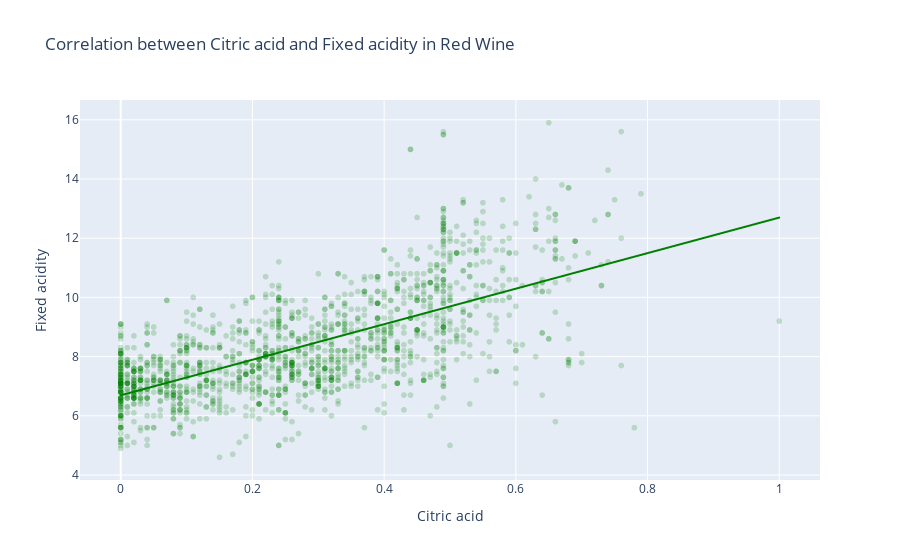

The notebook cell this image was saved under:
### Code cell
#use plotly: scatter plot with trend line
# the trend line slope is the model for the information

import plotly.express as px

px.scatter(my_red_wine_data, x = "citric acid", y = "fixed acidity",
           
          color_discrete_sequence = ['green'],
          opacity = 0.2,
          labels={
                     "citric acid": "Citric acid",
                     "fixed acidity": "Fixed acidity"                    
                 },
          title = "Correlation between Citric acid and Fixed acidity in Red Wine",
          trendline="ols")

### Figure 1 — Plotly figure (JSON) as saved in the notebook; plotly's stock layout.template omitted (floating-point values rounded to 4 significant figures; data arrays with more than 128 entries replaced by an {"elided": "..."} marker saying what was removed)
{"data": [{"hovertemplate": "Citric acid=%{x}<br>Fixed acidity=%{y}<extra></extra>", "legendgroup": "", "marker": {"color": "green", "opacity": 0.2, "symbol": "circle"}, "mode": "markers", "name": "", "showlegend": false, "type": "scattergl", "x": {"elided": "1599 float values"}, "xaxis": "x", "y": {"elided": "1599 float values"}, "yaxis": "y"}, {"hovertemplate": "<b>OLS trendline</b><br>fixed acidity = 6.00356 * citric acid + 6.69282<br>R<sup>2</sup>=0.451186<br><br>Citric acid=%{x}<br>Fixed acidity=%{y} <b>(trend)</b><extra></extra>", "legendgroup": "", "marker": {"color": "green", "symbol": "circle"}, "mode": "lines", "name": "", "showlegend": false, "type": "scattergl", "x": {"elided": "1599 float values"}, "xaxis": "x", "y": {"elided": "1599 float values"}, "yaxis": "y"}], "layout": {"legend": {"tracegroupgap": 0}, "title": {"text": "Correlation between Citric acid and Fixed acidity in Red Wine"}, "xaxis": {"anchor": "y", "domain": [0, 1], "title": {"text": "Citric acid"}}, "yaxis": {"anchor": "x", "domain": [0, 1], "title": {"text": "Fixed acidity"}}}}
